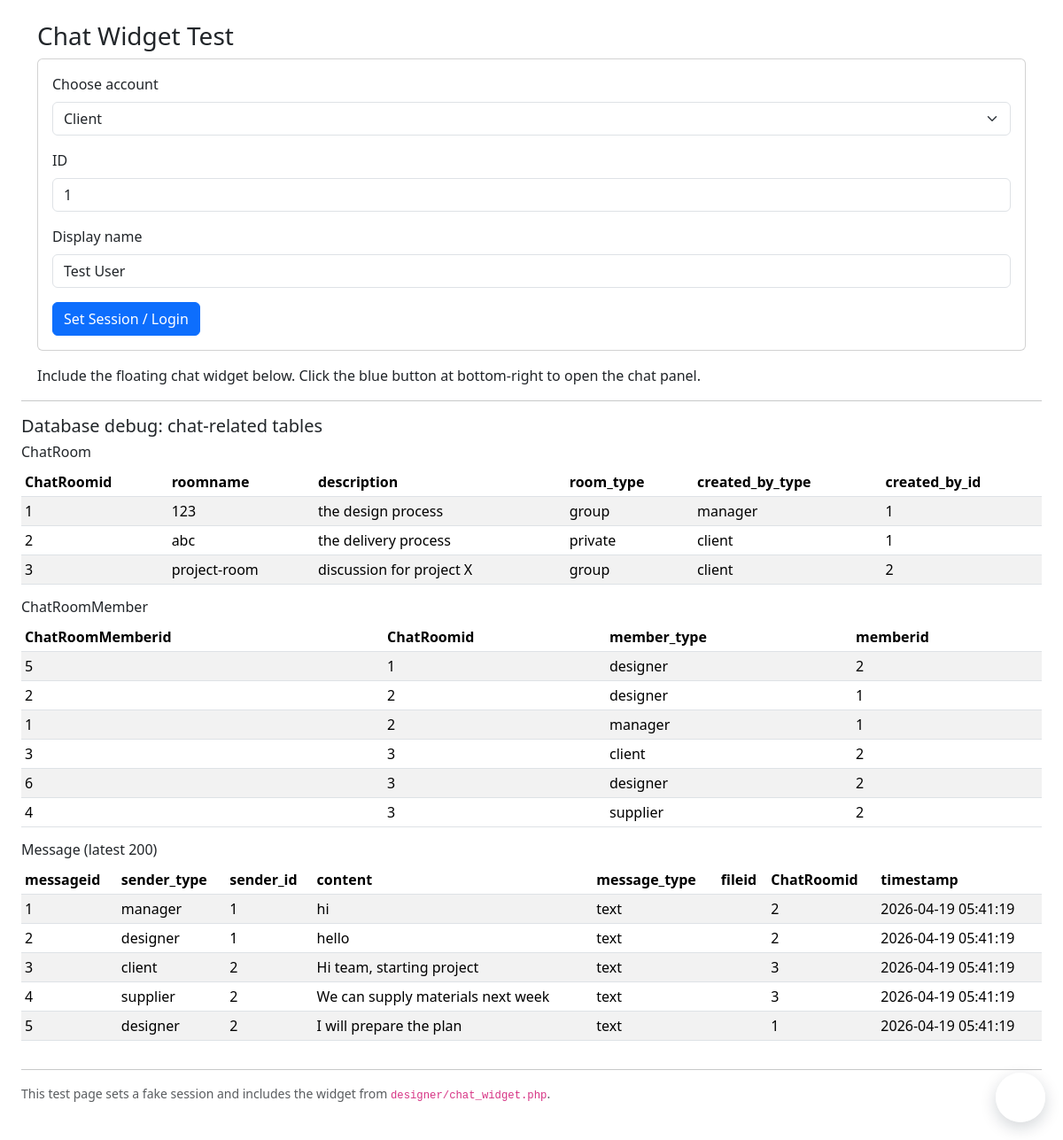
Page /Public/chat_widget_test.php on the committed database.
### tables this page shows
CREATE TABLE `ChatRoom` (
  `ChatRoomid` INT NOT NULL AUTO_INCREMENT,
  `roomname` VARCHAR(255) NOT NULL,
  `description` TEXT,
  `room_type` ENUM('private', 'group') NOT NULL DEFAULT 'group',
  `created_by_type` ENUM('client', 'designer', 'manager', 'Contractors', 'supplier') NOT NULL,
  `created_by_id` INT NOT NULL,
  PRIMARY KEY (`ChatRoomid`),
  KEY `idx_creator` (`created_by_type`, `created_by_id`)
);

CREATE TABLE `ChatRoomMember` (
  `ChatRoomMemberid` INT NOT NULL AUTO_INCREMENT,
  `ChatRoomid` INT NOT NULL,
  `member_type` ENUM('client', 'designer', 'manager', 'Contractors', 'supplier') NOT NULL,
  `memberid` INT NOT NULL,
  PRIMARY KEY (`ChatRoomMemberid`),
  UNIQUE KEY `unique_member` (`ChatRoomid`, `member_type`, `memberid`),
  KEY `idx_room` (`ChatRoomid`),
  KEY `idx_member` (`member_type`, `memberid`),
  CONSTRAINT `fk_chatroom` FOREIGN KEY (`ChatRoomid`) REFERENCES `ChatRoom` (`ChatRoomid`) ON DELETE CASCADE
);

CREATE TABLE `Message` (
  `messageid` int NOT NULL AUTO_INCREMENT,
  `sender_type` ENUM('client', 'designer','manager','Contractors','supplier','system') NOT NULL,
  `sender_id` int NOT NULL,
  `content` text  NOT NULL,
  `message_type` ENUM('text', 'image', 'file', 'design', 'order') DEFAULT 'text',
  `fileid` int NULL,
  `ChatRoomid` int NOT NULL,
  `timestamp` TIMESTAMP DEFAULT CURRENT_TIMESTAMP,
  PRIMARY KEY (`messageid`),
  KEY `idx_room` (`ChatRoomid`),
  KEY `idx_fileid` (`fileid`),
  KEY `idx_sender` (`sender_type`, `sender_id`),
  CONSTRAINT `fk_message_room` FOREIGN KEY (`ChatRoomid`) REFERENCES `ChatRoom` (`ChatRoomid`) ON DELETE CASCADE
);

### Public/chat_widget_test.php (the view, shortened to what this page needs)
?><!doctype html>
<html lang="en">
<head>
  <link href="https://cdn.jsdelivr.net/npm/bootstrap@5.3.2/dist/css/bootstrap.min.css" rel="stylesheet">
</head>
<body class="p-4">
  <div class="container">
    <h3>Chat Widget Test</h3>
    <?php if (!isset($_SESSION['user'])): ?>
      <div class="card mb-3">
        <div class="card-body">
          <form method="post">
            <div class="mb-3">
              <label class="form-label">Choose account</label>
              <select name="role" class="form-select">
                <option value="client">Client</option>
              </select>
            </div>
            <div class="mb-3">
              <label class="form-label">ID</label>
              <input name="id" type="number" class="form-control" value="1">
            </div>
            <div class="mb-3">
              <label class="form-label">Display name</label>
              <input name="name" type="text" class="form-control" value="Test User">
            </div>
            <button class="btn btn-primary">Set Session / Login</button>
          </form>
        </div>
      </div>
    <?php endif; ?>
    <p>Include the floating chat widget below. Click the blue button at bottom-right to open the chat panel.</p>
    <?php include __DIR__ . '/../Public/chat_widget.php'; ?>
    <hr>
    <h5>Database debug: chat-related tables</h5>
    <?php
      require_once __DIR__ . '/../config.php';
      function print_table($res) {
        echo '<div class="table-responsive"><table class="table table-sm table-striped"><thead><tr>';
        $fields = mysqli_fetch_fields($res);
        foreach ($fields as $f) echo '<th>' . htmlspecialchars($f->name) . '</th>';
        echo '</tr></thead><tbody>';
        mysqli_data_seek($res, 0);
        while ($row = mysqli_fetch_assoc($res)) {
          echo '<tr>';
          foreach ($row as $v) echo '<td>' . htmlspecialchars((string)$v) . '</td>';
          echo '</tr>';
        }
        echo '</tbody></table></div>';
      }
      $r = mysqli_query($mysqli, 'SELECT * FROM ChatRoom');
      echo '<h6>ChatRoom</h6>';
      if ($r && mysqli_num_rows($r)) print_table($r); else echo '<div class="small text-muted">No ChatRoom rows</div>';
      $rm = mysqli_query($mysqli, 'SELECT * FROM ChatRoomMember');
      echo '<h6>ChatRoomMember</h6>';
      if ($rm && mysqli_num_rows($rm)) print_table($rm); else echo '<div class="small text-muted">No ChatRoomMember rows</div>';
      $m = mysqli_query($mysqli, 'SELECT * FROM Message ORDER BY timestamp DESC LIMIT 200');
      echo '<h6>Message (latest 200)</h6>';
      if ($m && mysqli_num_rows($m)) print_table($m); else echo '<div class="small text-muted">No Message rows</div>';
    ?>
    <hr>
    <p class="small text-muted">This test page sets a fake session and includes the widget from <code>designer/chat_widget.php</code>.</p>
</body>
</html>

### css/chat.css (style rules this page uses)
:root { --chat-bg: #ffffff; --chat-muted: #6c757d; --chat-primary: #0b1b2b; --chat-accent: #4690ff; --chat-radius: 8px; --chat-gap: 8px; --chat-font: system-ui, -apple-system, "Segoe UI", Roboto, "Helvetica Neue", Arial; }

### rows in the picture
chatroom: v "1", roomname "123", description "the design process", room_type "group", created_by_type "manager"
chatroom: ChatRoomid "2", roomname "abc", description "the delivery process", room_type "private", created_by_type "client", created_by "1"
chatroom: ChatRoomid "3", roomname "project-room", description "discussion for project X", room_type "group", created_by_type "client", created_by "2"
chatroommember: ChatRoomMemberid "5", ChatRoomid "1", member_type "designer", memberid "2"
chatroommember: v "2", member_type "designer", memberid "1"
chatroommember: v "1", ChatRoomid "2", member_type "manager"
chatroommember: v "3", member_type "client", memberid "2"
chatroommember: ChatRoomMemberid "6", ChatRoomid "3", member_type "designer", memberid "2"
chatroommember: ChatRoomMemberid "4", ChatRoomid "3", member_type "supplier", memberid "2"
message: v "1", sender_type "manager", content "hi", message_type "text", ChatRoomid "2", timestamp "2026-04-19 05:41:19"
message: v "2", sender_type "designer", sender "1", content "hello", message_type "text", timestamp "2026-04-19 05:41:19"
message: v "3", sender_type "client", sender "2", content "Hi team, starting project", message_type "text", timestamp "2026-04-19 05:41:19"
message: messageid "4", sender_type "supplier", sender "2", content "We can supply materials next week", message_type "text", ChatRoomid "3", timestamp "2026-04-19 05:41:19"
message: messageid "5", sender_type "designer", sender "2", content "I will prepare the plan", message_type "text", ChatRoomid "1", timestamp "2026-04-19 05:41:19"

### other values in the picture
$f->name "ChatRoomid"
$f->name "roomname"
$f->name "description"
$f->name "room_type"
$f->name "created_by_type"
$f->name "created_by_id"
$f->name "ChatRoomMemberid"
$f->name "member_type"
$f->name "memberid"
$f->name "messageid"
$f->name "sender_type"
$f->name "sender_id"
$f->name "content"
$f->name "message_type"
$f->name "fileid"
